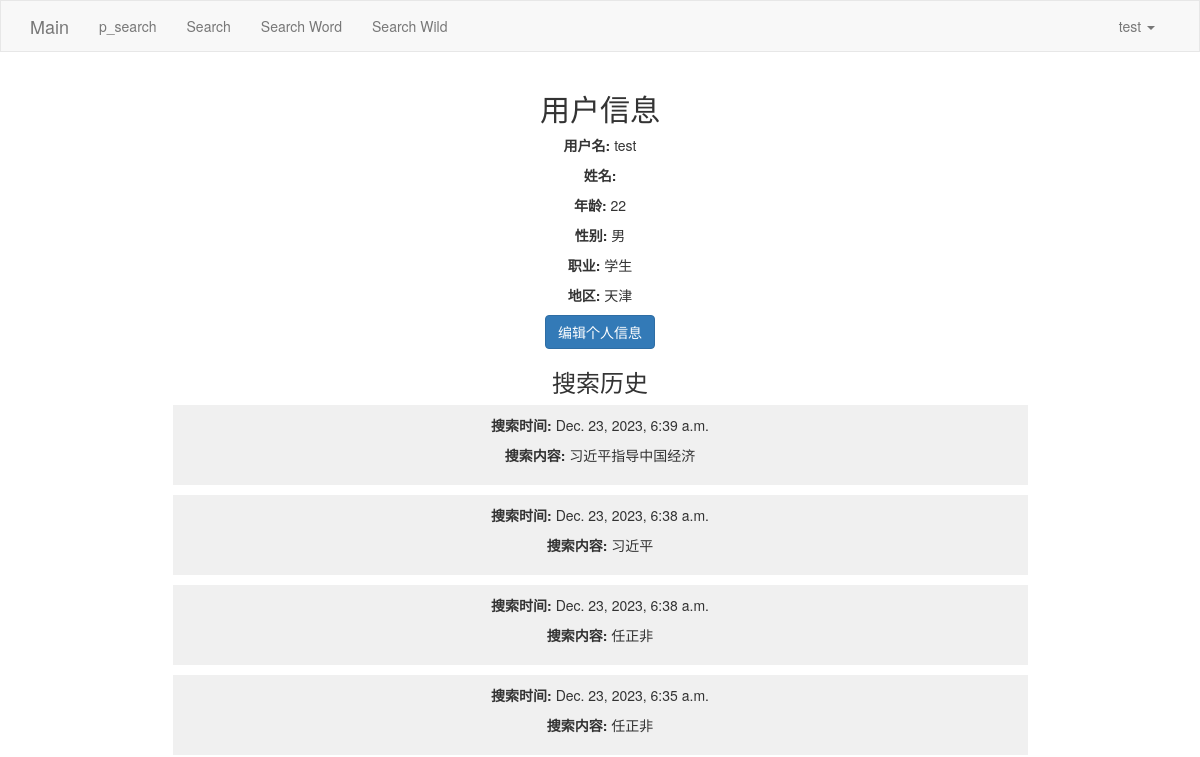
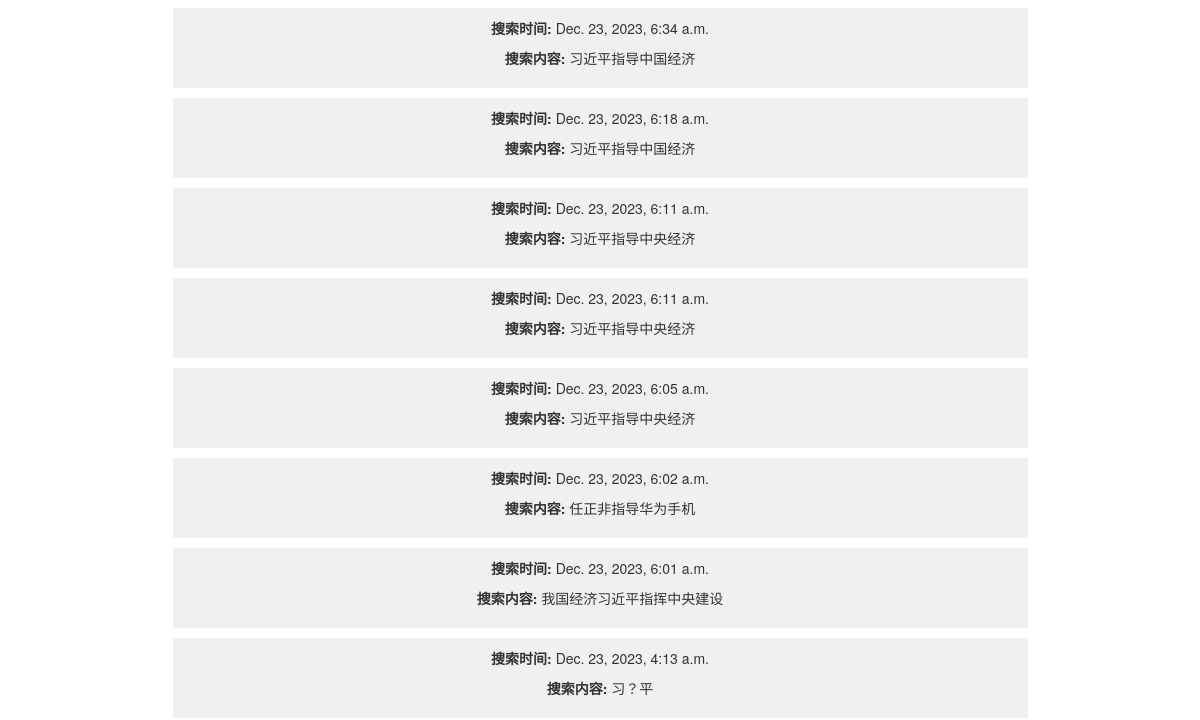
/user_information/ (signed in, upper part), run on an earlier commit of the app's database (2 pictures, top to bottom).
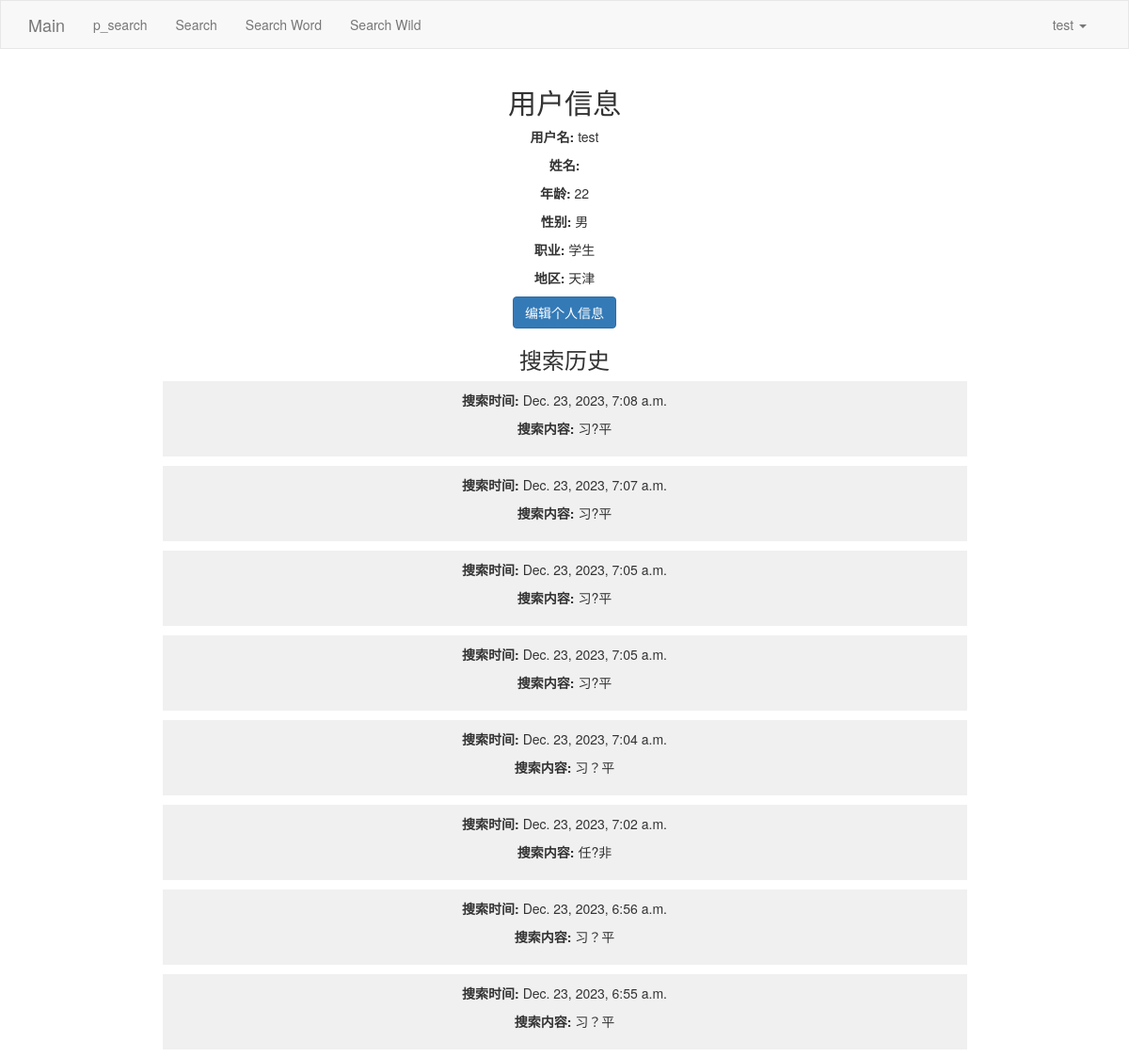
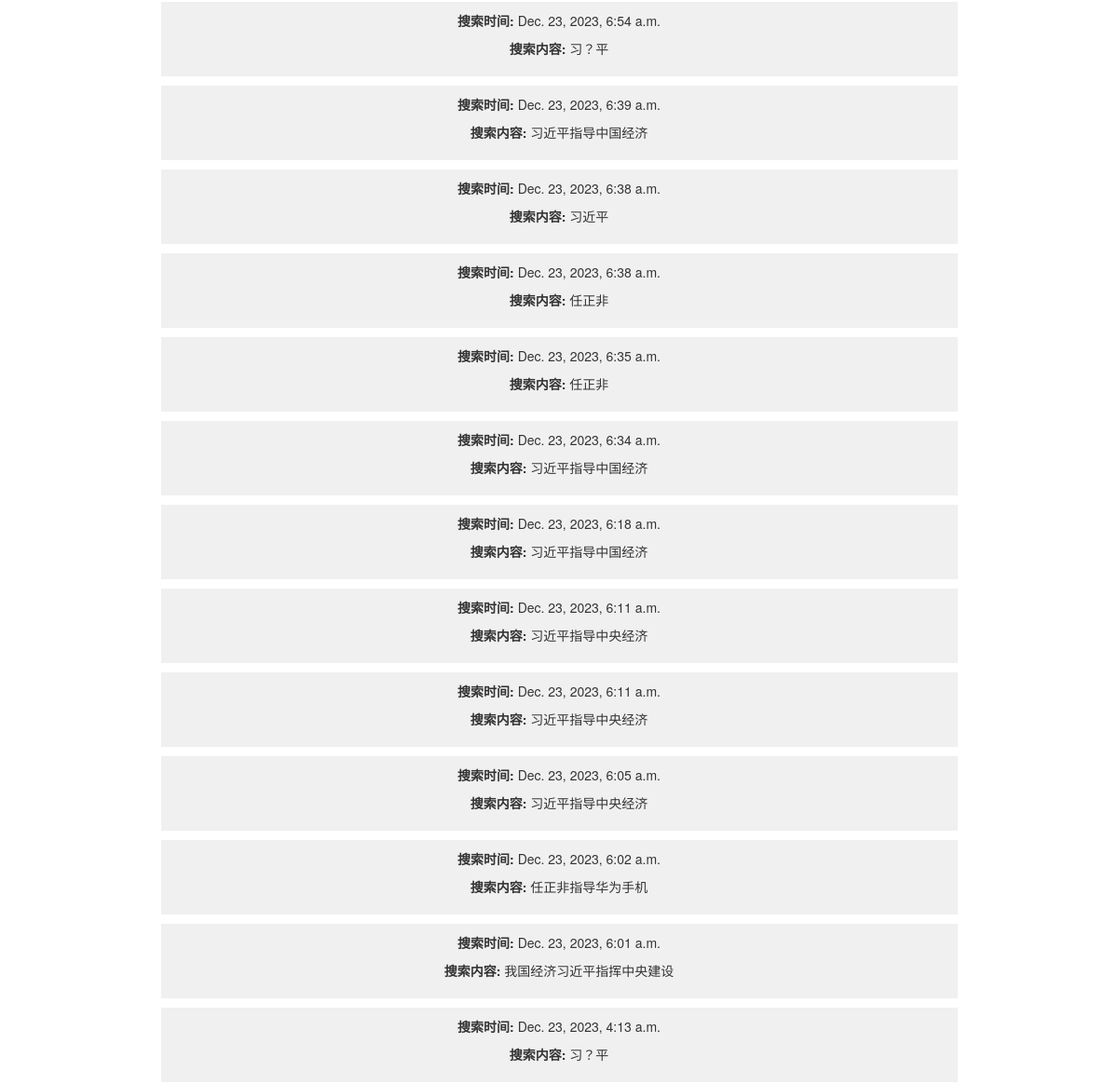
And on a later commit of the database (2 pictures, top to bottom).
### App0/models.py (models this page shows, shortened)
class SearchHistory(models.Model):
    user = models.ForeignKey(get_user_model(), on_delete=models.CASCADE)
    query = models.CharField(max_length=255)
    timestamp = models.DateTimeField(auto_now_add=True)
    class Meta:
        db_table = 'search_history'

### App0/account.py (the view)
# urls.py: path('user_information/', account.user_information),
@login_required
def user_information(request):
    print(request)
    user_info = request.user
    print(user_info)
    search_history = SearchHistory.objects.filter(user_id=user_info.user_id).order_by('-timestamp')
    return render(request, 'user_information.html', {'user': user_info, 'search_history': search_history})

### App0/models.py (called while the page is built)
    def __str__(self):
        return self.username

### App0/templates/user_information.html
{% extends 'layout.html' %}
{% block content %}
<div class="container" style="text-align: center;">
    <div class="user-info" style="margin-bottom: 20px;">
        <h2>用户信息</h2>
        <p><strong>用户名:</strong> {{ user.username }}</p>
        <p><strong>姓名:</strong> {{ user.first_name }} {{ user.last_name }}</p>
        <p><strong>年龄:</strong> {{ user.userinfo.age }}</p>
        <p><strong>性别:</strong> {{ user.userinfo.gender }}</p>
        <p><strong>职业:</strong> {{ user.userinfo.occupation }}</p>
        <p><strong>地区:</strong> {{ user.userinfo.region }}</p>
        <p><a href="/edit_info/" class="btn btn-primary">编辑个人信息</a></p>
    </div>
    <div class="search-history" style="width: 75%; margin: auto;">
        <h3>搜索历史</h3>
        {% if search_history %}
            <ul style="list-style: none; padding: 0;">
                {% for record in search_history %}
                    <li style="background-color: #f0f0f0; margin-bottom: 10px; padding: 10px;">
                        <p><strong>搜索时间:</strong> {{ record.timestamp }}</p>
                        <p><strong>搜索内容:</strong> {{ record.query }}</p>
                    </li>
                {% endfor %}
            </ul>
        {% else %}
            <p>暂无搜索历史记录。</p>
        {% endif %}
    </div>
</div>
{% endblock %}

What changed in the data, as far as the page shows it:
added SearchHistory: timestamp "Dec. 23, 2023, 7:08 a.m.", query "习?平"
added SearchHistory: timestamp "Dec. 23, 2023, 7:07 a.m.", query "习?平"
added SearchHistory: timestamp "Dec. 23, 2023, 7:05 a.m.", query "习?平"
added SearchHistory: timestamp "Dec. 23, 2023, 7:05 a.m.", query "习?平"
added SearchHistory: timestamp "Dec. 23, 2023, 7:04 a.m.", query "习？平"
added SearchHistory: timestamp "Dec. 23, 2023, 7:02 a.m.", query "任?非"
added SearchHistory: timestamp "Dec. 23, 2023, 6:56 a.m.", query "习？平"
added SearchHistory: timestamp "Dec. 23, 2023, 6:55 a.m.", query "习？平"
added SearchHistory: timestamp "Dec. 23, 2023, 6:54 a.m.", query "习？平"
